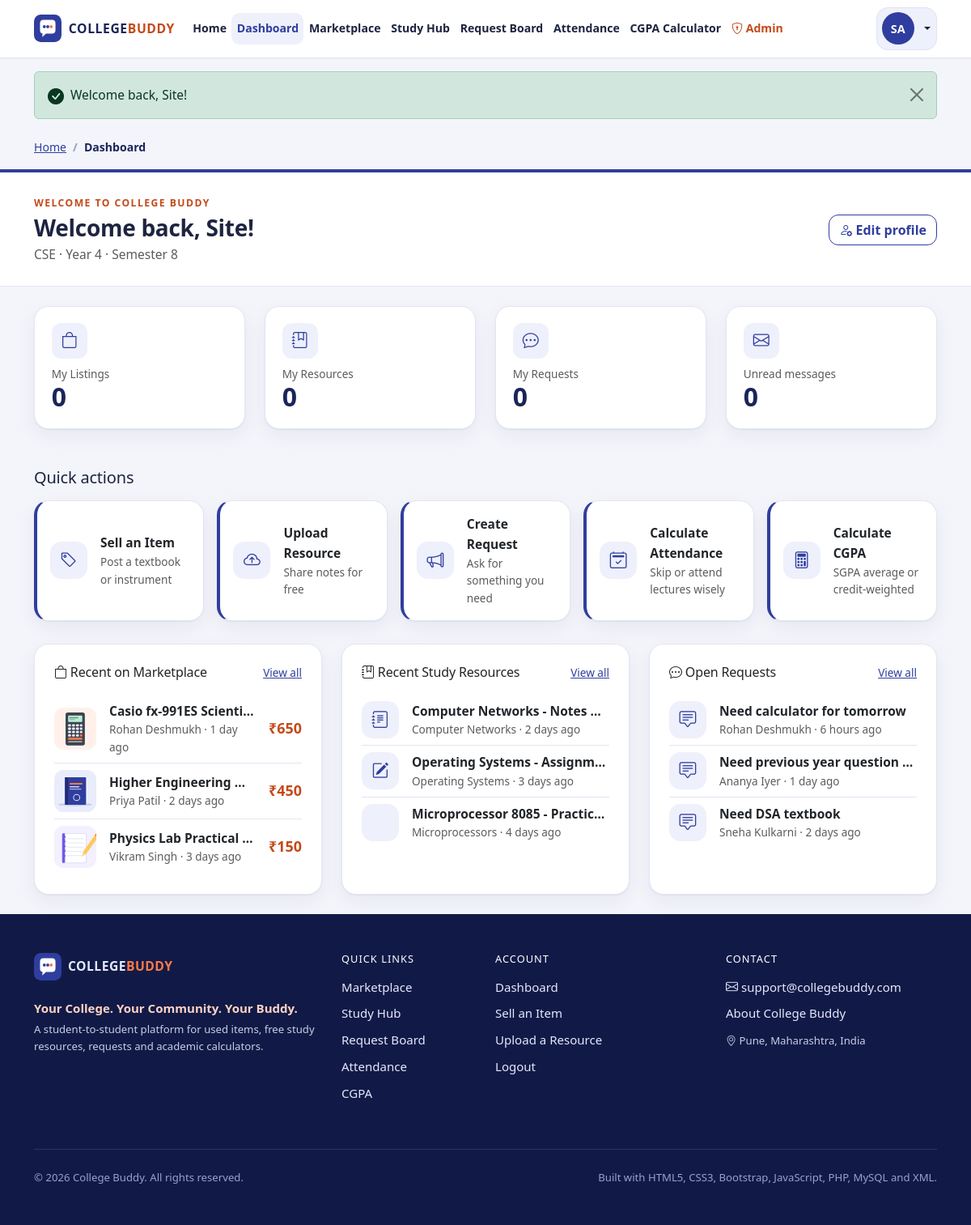
/dashboard.php (signed in), run on the app's committed database.
### tables this page shows
CREATE TABLE users (
    id          INT UNSIGNED NOT NULL AUTO_INCREMENT,           
    full_name   VARCHAR(100) NOT NULL,
    email       VARCHAR(150) NOT NULL,                          
    password    VARCHAR(255) NOT NULL,                          
    branch      VARCHAR(50)  NOT NULL,                          
    year        TINYINT UNSIGNED NOT NULL,                      
    semester    TINYINT UNSIGNED NOT NULL,                      
    role        ENUM('student', 'admin') NOT NULL DEFAULT 'student',
    created_at  TIMESTAMP NOT NULL DEFAULT CURRENT_TIMESTAMP,
    PRIMARY KEY (id),
    UNIQUE KEY uq_users_email (email),
    KEY idx_users_role (role)
);

CREATE TABLE listings (
    id              INT UNSIGNED NOT NULL AUTO_INCREMENT,
    user_id         INT UNSIGNED NOT NULL,                      
    title           VARCHAR(150) NOT NULL,
    category        VARCHAR(60)  NOT NULL,
    description     TEXT NOT NULL,
    price           DECIMAL(10, 2) NOT NULL DEFAULT 0.00,
    item_condition  ENUM('New', 'Like New', 'Good', 'Used') NOT NULL DEFAULT 'Good',
    location        VARCHAR(120) NOT NULL,
    image           VARCHAR(255) NULL DEFAULT NULL,             
    status          ENUM('Available', 'Sold') NOT NULL DEFAULT 'Available',
    created_at      TIMESTAMP NOT NULL DEFAULT CURRENT_TIMESTAMP,
    PRIMARY KEY (id),
    KEY idx_listings_user (user_id),
    KEY idx_listings_category (category),
    KEY idx_listings_status_created (status, created_at),
    CONSTRAINT fk_listings_user FOREIGN KEY (user_id) REFERENCES users (id) ON DELETE CASCADE
);

CREATE TABLE resources (
    id              INT UNSIGNED NOT NULL AUTO_INCREMENT,
    user_id         INT UNSIGNED NOT NULL,                      
    title           VARCHAR(150) NOT NULL,
    description     TEXT NULL,
    subject         VARCHAR(100) NOT NULL,
    branch          VARCHAR(50)  NOT NULL,
    year            TINYINT UNSIGNED NOT NULL,
    semester        TINYINT UNSIGNED NOT NULL,
    resource_type   VARCHAR(40)  NOT NULL,
    file_name       VARCHAR(255) NOT NULL,                      
    stored_name     VARCHAR(255) NOT NULL,                      
    file_size       INT UNSIGNED NOT NULL DEFAULT 0,            
    file_ext        VARCHAR(10)  NOT NULL,
    download_count  INT UNSIGNED NOT NULL DEFAULT 0,
    created_at      TIMESTAMP NOT NULL DEFAULT CURRENT_TIMESTAMP,
    PRIMARY KEY (id),
    UNIQUE KEY uq_resources_stored (stored_name),
    KEY idx_resources_filter (branch, year, semester),
    KEY idx_resources_subject (subject),
    KEY idx_resources_type (resource_type),
    KEY idx_resources_user (user_id),
    CONSTRAINT fk_resources_user FOREIGN KEY (user_id) REFERENCES users (id) ON DELETE CASCADE
);

CREATE TABLE requests (
    id          INT UNSIGNED NOT NULL AUTO_INCREMENT,
    user_id     INT UNSIGNED NOT NULL,                          
    title       VARCHAR(150) NOT NULL,
    description TEXT NOT NULL,
    category    VARCHAR(60)  NOT NULL,
    status      ENUM('Open', 'Closed') NOT NULL DEFAULT 'Open',
    created_at  TIMESTAMP NOT NULL DEFAULT CURRENT_TIMESTAMP,
    PRIMARY KEY (id),
    KEY idx_requests_status_created (status, created_at),
    KEY idx_requests_user (user_id),
    CONSTRAINT fk_requests_user FOREIGN KEY (user_id) REFERENCES users (id) ON DELETE CASCADE
);

### dashboard.php (the view, shortened to what the rows shown need)
<?php
require_once __DIR__ . '/includes/auth.php';
require_login('Please login to open your dashboard.');
$me = current_user();
$recentListings = db_select(
    "SELECT l.id, l.title, l.price, l.image, l.status, l.created_at, u.full_name AS seller_name
     FROM listings l JOIN users u ON u.id = l.user_id
     WHERE l.status = 'Available' ORDER BY l.created_at DESC, l.id DESC LIMIT 3"
);
$recentResources = db_select(
    'SELECT r.id, r.title, r.subject, r.resource_type, r.created_at, u.full_name AS uploader_name
     FROM resources r JOIN users u ON u.id = r.user_id
     ORDER BY r.created_at DESC, r.id DESC LIMIT 3'
);
$recentRequests = db_select(
    "SELECT r.id, r.title, r.category, r.created_at, u.full_name AS requester_name
     FROM requests r JOIN users u ON u.id = r.user_id
     WHERE r.status = 'Open' ORDER BY r.created_at DESC, r.id DESC LIMIT 3"
);
$firstName = explode(' ', $me['full_name'])[0];
require __DIR__ . '/includes/header.php';
?>
<section class="cb-page-head">
    <div class="container">
        <div class="d-flex flex-column flex-md-row justify-content-between align-items-md-center gap-3">
            <div>
                <p class="cb-eyebrow mb-1">Welcome to College Buddy</p>
                <h1 class="h3 mb-1">Welcome back, <?= e($firstName) ?>!</h1>
                <p class="text-muted mb-0"><?= e($me['branch']) ?> &middot; Year <?= (int) $me['year'] ?> &middot; Semester <?= (int) $me['semester'] ?></p>
            </div>
        </div>
    </div>
</section>
<section class="container py-4">
    <h2 class="h5 mt-5 mb-3">Quick actions</h2>
    <div class="row g-4 mt-1">
        <div class="col-lg-4">
            <div class="card cb-card h-100">
                <div class="card-body p-4">
                    <div class="d-flex justify-content-between align-items-center mb-3">
                        <h2 class="h6 mb-0"><i class="bi bi-bag"></i> Recent on Marketplace</h2>
                    </div>
                    <ul class="list-unstyled mb-0 cb-mini-list">
                        <?php foreach ($recentListings as $l): ?>
                            <li>
                                <a class="d-flex gap-3 align-items-center py-2 text-decoration-none text-body" href="<?= href('product.php?id=' . (int) $l['id']) ?>">
                                    <img class="cb-thumb" src="<?= e(listing_image_url($l['image'])) ?>" alt="" width="44" height="44" loading="lazy">
                                    <span class="flex-grow-1 min-w-0">
                                        <span class="d-block fw-semibold cb-clamp-1"><?= e($l['title']) ?></span>
                                        <span class="d-block small text-muted"><?= e($l['seller_name']) ?> &middot; <?= e(time_ago($l['created_at'])) ?></span>
                                    </span>
                                    <span class="cb-price small"><?= format_price($l['price']) ?></span>
                                </a>
                            </li>
                        <?php endforeach; ?>
                    </ul>
                </div>
            </div>
        </div>
        <div class="col-lg-4">
            <div class="card cb-card h-100">
                <div class="card-body p-4">
                    <div class="d-flex justify-content-between align-items-center mb-3">
                        <h2 class="h6 mb-0"><i class="bi bi-journal-bookmark"></i> Recent Study Resources</h2>
                    </div>
                    <ul class="list-unstyled mb-0 cb-mini-list">
                        <?php foreach ($recentResources as $r): ?>
                            <li>
                                <a class="d-flex gap-3 align-items-center py-2 text-decoration-none text-body" href="<?= href('resource.php?id=' . (int) $r['id']) ?>">
                                    <span class="cb-resource-icon"><i class="bi <?= e(resource_icon($r['resource_type'])) ?>"></i></span>
                                    <span class="flex-grow-1 min-w-0">
                                        <span class="d-block fw-semibold cb-clamp-1"><?= e($r['title']) ?></span>
                                        <span class="d-block small text-muted"><?= e($r['subject']) ?> &middot; <?= e(time_ago($r['created_at'])) ?></span>
                                    </span>
                                </a>
                            </li>
                        <?php endforeach; ?>
                    </ul>
                </div>
            </div>
        </div>
        <div class="col-lg-4">
            <div class="card cb-card h-100">
                <div class="card-body p-4">
                    <div class="d-flex justify-content-between align-items-center mb-3">
                        <h2 class="h6 mb-0"><i class="bi bi-chat-dots"></i> Open Requests</h2>
                    </div>
                    <ul class="list-unstyled mb-0 cb-mini-list">
                        <?php foreach ($recentRequests as $r): ?>
                            <li>
                                <a class="d-flex gap-3 align-items-center py-2 text-decoration-none text-body" href="<?= href('request.php?id=' . (int) $r['id']) ?>">
                                    <span class="cb-resource-icon"><i class="bi bi-chat-square-text"></i></span>
                                    <span class="flex-grow-1 min-w-0">
                                        <span class="d-block fw-semibold cb-clamp-1"><?= e($r['title']) ?></span>
                                        <span class="d-block small text-muted"><?= e($r['requester_name']) ?> &middot; <?= e(time_ago($r['created_at'])) ?></span>
                                    </span>
                                </a>
                            </li>
                        <?php endforeach; ?>
                    </ul>
                </div>
            </div>
        </div>
    </div>
</section>
<?php require __DIR__ . '/includes/footer.php'; ?>

### includes/header.php (shortened to what the rows shown need)
<?php
$me = current_user();
?>
<!doctype html>
<html lang="en">
<head>
    <link rel="stylesheet" href="<?= href('css/vendor/bootstrap.min.css') ?>">
    <link rel="stylesheet" href="<?= href('css/vendor/bootstrap-icons.min.css') ?>">
    <link rel="stylesheet" href="<?= href('css/style.css') ?>">
</head>
<body class="cb-body d-flex flex-column min-vh-100">
<header>
    <nav class="navbar navbar-expand-xl cb-navbar sticky-top" aria-label="Main navigation">
        <div class="container">
            <div class="collapse navbar-collapse" id="cbNavMenu">
                <div class="d-flex flex-column flex-xl-row align-items-stretch align-items-xl-center gap-2 cb-nav-actions">
                    <?php if ($me): ?>
                        <div class="dropdown">
                            <button class="btn cb-user-btn dropdown-toggle w-100 d-flex align-items-center gap-2" type="button"
                                    data-bs-toggle="dropdown" aria-expanded="false">
                                <span class="cb-avatar"><?= e(initials($me['full_name'])) ?></span>
                            </button>
                        </div>
                    <?php else: ?>
                        <a class="btn btn-outline-primary" href="<?= href('login.php') ?>"><i class="bi bi-box-arrow-in-right"></i> Login</a>
                        <a class="btn btn-primary" href="<?= href('register.php') ?>">Register</a>
                    <?php endif; ?>
                </div>
            </div>
        </div>
    </nav>
</header>
<main id="main-content" class="flex-grow-1">

### data on the page
users: full_name "SA", full_name "Site", branch "CSE", year "4", semester "8"
listings: image (picture), title "Casio fx-991ES Scienti…", user.full_name "Rohan Deshmukh", created_at "1 day ago", price "₹650"
listings: image (picture), title "Higher Engineering…", user.full_name "Priya Patil", created_at "2 days ago", price "₹450"
listings: image (picture), title "Physics Lab Practical…", user.full_name "Vikram Singh", created_at "3 days ago", price "₹150"
resources: title "Computer Networks - Notes…", subject "Computer Networks", created_at "2 days ago"
resources: title "Operating Systems - Assignm…", subject "Operating Systems", created_at "3 days ago"
resources: title "Microprocessor 8085 - Practic…", subject "Microprocessors", created_at "4 days ago"
requests: title "Need calculator for tomorrow", user.full_name "Rohan Deshmukh", created_at "6 hours ago"
requests: title "Need previous year question…", user.full_name "Ananya Iyer", created_at "1 day ago"
requests: title "Need DSA textbook", user.full_name "Sneha Kulkarni", created_at "2 days ago"

### other printed values
$label "Home"
$label "Dashboard"
$label "Marketplace"
$label "Study Hub"
$label "Request Board"
$label "Attendance"
$label "CGPA Calculator"
$flash['message'] "Welcome back, Site!"
$crumb[0] "Dashboard"
$mine['listings'] "0"
$mine['resources'] "0"
$mine['requests'] "0"
$mine['unread'] "0"
$title "Sell an Item"
$text "Post a textbook or instrument"
